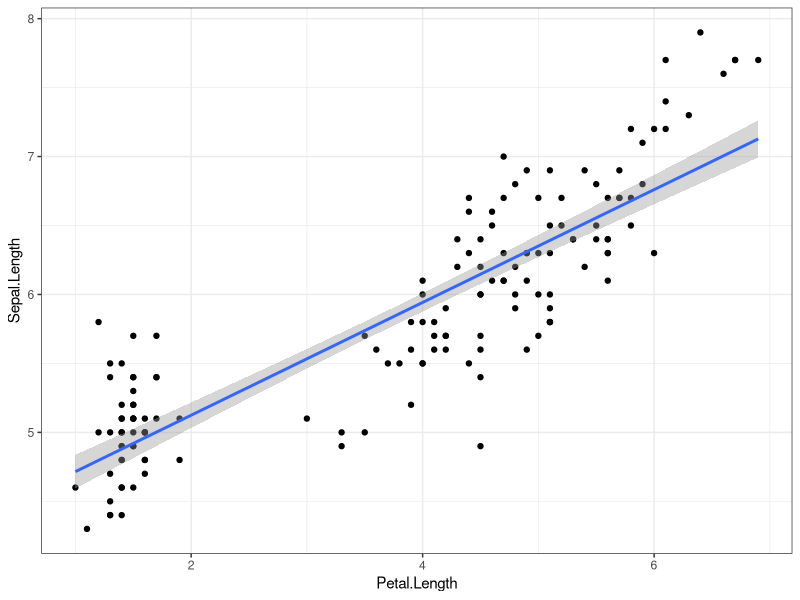
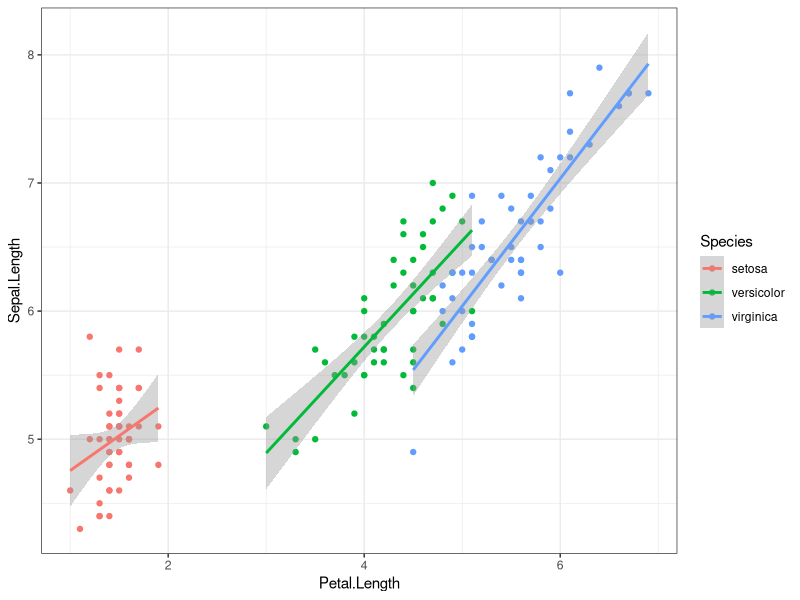

These charts were generated, in order, by the following R code:
## ---- chunk 1
suppressPackageStartupMessages({
    library(magrittr)
    library(dplyr)
})
## ---- chunk 2
### Model liniowej zależności między długością płatka (Sepal.Length)
### jako zmienną zależną a długością kielicha (Petal.Length)
model1 <- lm(Sepal.Length ~ Petal.Length, data = iris)

### Co się powyżej wydarzyło? Rozłóżmy powyższe wywołanie na części pierwsze
###
### 1. Po prawej stronie operator przypisania (`<-`) mamy wywołanie funkcji `lm`.
### 2. `lm` to funkcja tworząca obiekt modelu liniowego (warto zerknąć do dokumentacji, `?lm`)
### 3. Zawsze pierwszym argumentem funkcji `lm` jest tzw. formuła;
###    tutaj jest to wyrażenie `Sepal.Length ~ Petal.Length`.
### 4. Po prawej strony operatora `~` mamy zmienną zależną (tak jak w równaniu regresji)
### 5. Po lewej stronie mamy zmienną niezależną (też dokładnie tak jak w równaniu regresji)
### 6. Ostatnim (bardzo ważnym elementem) wywołania funkcji `lm` jest argument `data`.
###    Określa on w jakim zbiorze danych `R` ma szukać nazw, których użyto w formule
###    (zauważmy, że przekazujemy te nazwy jako nazwy obiektów, więc R musi wiedzieć,
###     gdzie szukać przypisanych im wartości).

### Teraz zobaczmy, co mówi na taki model liniowy, jak każemy wypisać go w konsoli
model1
## ---- chunk 3
### Podsumowanie modelu
summary(model1)

### Jak widać pokazuje nam ona szczegółowe podsumowanie modelu
### wraz z wynikami testów istotności poszczególnych współczynników
### oraz ogólnym testem F (który jak wiadomo zakłada hipotezę zerową R^2 = 0),
### czyli inaczej mówiąc analizą wariancji modelu.
###
### Mamy również podane R^2 oraz szereg innych statystyk (np. skorygowane R^2)
### czy błąd standardowy reszt.
## ---- chunk 4
confint(model1)
## ---- chunk 5
### Wczytanie pakietu i ustawienie szaty kolorystycznej.
### Domyślna jest niestety dość brzydka (naszym zdaniem).
library(ggplot2); theme_set(theme_bw())

# Wywołanie funkcji rysującej wykres
# Specjalnie rozpisaliśmy je na wiele linii, aby móc dokładnie opisać każdy wiersz
#
iris %>%    # za pomocą operatora potokowego przekazujemy ramkę danych `iris` do funkcji rysującej
    ggplot(     # wywołujemy funkcję rysującą
        aes(    # definujemy tzw. obiekt estetyki; definiuje on logikę wykresu
            x = Petal.Length,   # w nim określamy zmienną odkładaną na osi X (zmienna niezależna)
            y = Sepal.Length    # oraz zmienną odkładaną na osi Y (zmienna zależna)
        )
    ) +   # operatorem "+" (który ma tu specjalne znaczenie), dodajemy kolejne elementy wykresu
    geom_point() +    # mówimy żeby wykres narysował dane jako punkty
    geom_smooth(method = "lm")    # oraz dodał do nich linię trendu prostej regresji liniowej

# W rezultacie otrzymujemy schludny wykres, na którym dodatkowo naniesiony jest graficznie
# przedział ufności dla oszacowanej linii regresji.
## ---- chunk 6
### Wygenerujemy proste dane losowe
df <- data.frame(
    y = c(
        rnorm(100, 100, 15),   # 100 realizacji zmiennej losowej o rozkładzie N(100, 15)
        rnorm(100, 90, 12)     # 100 realizacji zmiennej losowej o rozkładzie N(90, 12)
    ),
    x = rep(c("A", "B"), each = 100)    # zmienna grupująca (100 razy A i potem 100 razy B)
)

### Model linowy badający różnice między grupami A i B
modeltt <- lm(y ~ x, data = df)
summary(modeltt)

### Standardowy test t
(tt <- t.test(y ~ x, data = df, var.equal = TRUE))

### Jak widać różnica między średnimi grupowymi z testu t
### a oszacowanym współczynnikiem regresji wynosi 0
### tj. obie wartości są sobie równe
all.equal(coef(modeltt)[2], (tt$estimate[2] - tt$estimate[1]), check.attributes = FALSE)
## ---- chunk 7
model2 <- lm(Sepal.Length ~ Petal.Length * Species, data = iris)
summary(model2)
## ---- chunk 8
### Ponownie użyjemy pakietu ggplot2.
### Jak zaraz zobaczymy, wystarczy dodać jeden argument,
### aby uzyskać łądny wykres, w którym grupujemy dane wedle gatunków.
iris %>%    # za pomocą operatora potokowego przekazujemy ramkę danych `iris` do funkcji rysującej
    ggplot(     # wywołujemy funkcję rysującą
        aes(    # definujemy tzw. obiekt estetyki; definiuje on logikę wykresu
            x = Petal.Length,   # w nim określamy zmienną odkładaną na osi X (zmienna niezależna)
            y = Sepal.Length,   # oraz zmienną odkładaną na osi Y (zmienna zależna)
            #### NOWA LINIA ###
            color = Species     # grupujemy wedle zmiennej `Species` i oznaczamy grupy różnymi kolorami
            ###################
        )
    ) +   # operatorem "+" (który ma tu specjalne znaczenie), dodajemy kolejne elementy wykresu
    geom_point() +    # mówimy żeby wykres narysował dane jako punkty
    geom_smooth(method = "lm")    # oraz dodał do nich linię trendu prostej regresji liniowej
